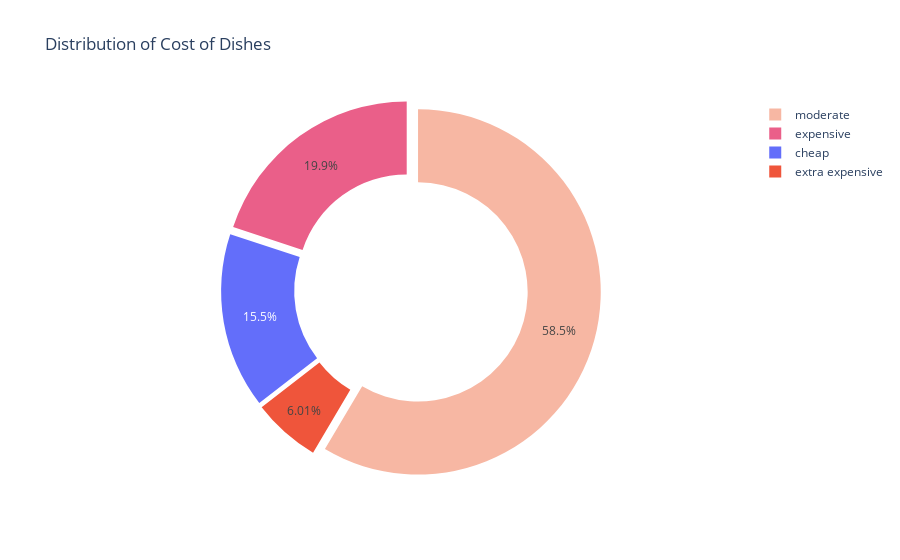

This figure's notebook cell:
### Code cell
# 9. Distribution of cost of dishes

bins = [0,200,500,800,1300]
labels = ['cheap','moderate','expensive','extra expensive']
zomatopd_noOutliers['costRange']= pd.cut(zomatopd_noOutliers['approxCost(2 people)'], bins=bins,labels=labels)

def costRange(cost):
  if cost <=200:
    return "cheap"
  elif cost >200 and cost <=500:
    return "moderate"
  elif cost >500 and cost <=800:
    return "expensive"
  else: 
    return "extra expensive"

from pyspark.sql.functions import udf

bucket_udf = udf(costRange, StringType())

zomatospark = zomatospark.withColumn('costRange',bucket_udf('approxCost(2 people)'))
zomatospark_noOutliers = zomatospark.withColumn('costRange',bucket_udf('approxCost(2 people)'))

zomatospark_noOutliers.createOrReplaceTempView("zomatoData")

def doughnutchart(labels,values,title):
    colors=["#F7B7A3","#EA5F89"]
    data=go.Pie(labels=labels,values=values,hole=0.6,pull=0.04,marker=dict(colors=colors))
    layout=go.Layout(title=title)
    fig=go.Figure(data=data,layout=layout)
    iplot(fig)

doughnutchart(zomatopd_noOutliers['costRange'].value_counts().index ,zomatopd_noOutliers['costRange'].value_counts().values,"Distribution of Cost of Dishes")

### Figure 1 — Plotly figure (JSON) as saved in the notebook; plotly's stock layout.template omitted (floating-point values rounded to 4 significant figures)
{"data": [{"hole": 0.6, "labels": ["moderate", "expensive", "cheap", "extra expensive"], "marker": {"colors": ["#F7B7A3", "#EA5F89"]}, "pull": 0.04, "type": "pie", "values": [30242, 10311, 8026, 3107]}], "layout": {"title": {"text": "Distribution of Cost of Dishes"}}}
